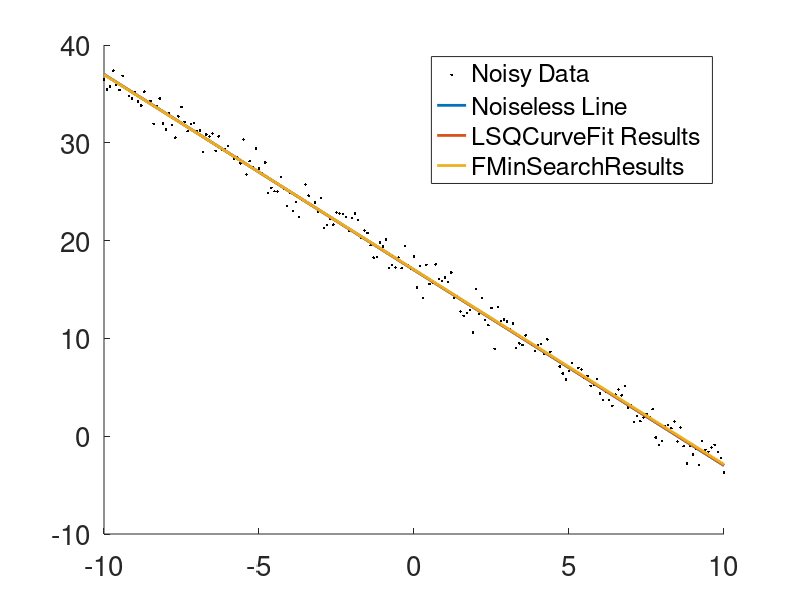

Reproduce this figure in MATLAB.
% Exmaple of fitting lines to noisy data.  We will use both lsqcurvefit and
% fminsearch

clear all;
close all;

% First, set up the true parameters for our line, m and b, as well as a
% range of x values

m = -2;
b = 17;
x = (-10:0.1:10)';
y = m*x+b;

% Now add some noise.
stdDev = 1;
noise = stdDev*randn(size(y));
yNoisy = y + noise;

% First, we'll use lsqcurvefit
lsqFun = @(params,x) params(1)*x + params(2); % We need to set the function up in this way, with only these arguments, for lsqcurvefit

tic

initialGuess = [0,0]; % We need an initial fitting attempt for these functions
lsqParams = lsqcurvefit(lsqFun,initialGuess,x,yNoisy);
lsqLine = lsqParams(1)*x + lsqParams(2);

toc

tic

fminFun = @(params) mean(abs(yNoisy - (params(1)*x + params(2)))); % We need to set this one up so that the correct values get us as close to 0 as possible.
fminParams = fminsearch(fminFun,initialGuess);
fminLine = fminParams(1)*x + fminParams(2);

toc

% Plot the data and both fit attempts, as well as the noiseless line

figure();
hold on;
plot(x,yNoisy,'k.');
plot(x,[y,lsqLine,fminLine],'LineWidth',2);
set(gca,'FontSize',20);
legend('Noisy Data','Noiseless Line','LSQCurveFit Results','FMinSearchResults');